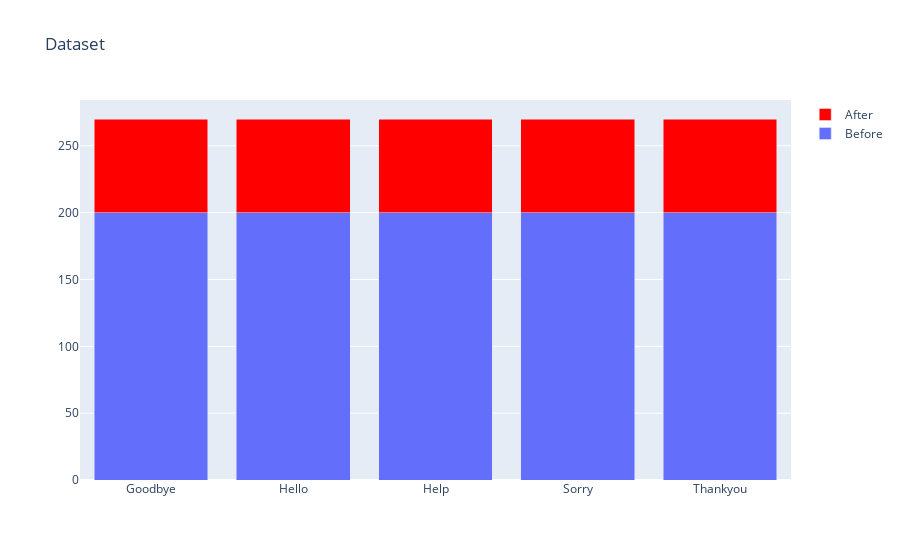

This figure's notebook cell:
### Code cell
import plotly.graph_objects as go

# Sample data
categories = ['Goodbye', 'Hello', 'Help', 'Sorry', 'Thankyou']
before_values = [200, 200, 200, 200, 200]
after_values = [70, 70, 70, 70, 70]

# Create traces
trace_before = go.Bar(
    x=categories,
    y=before_values,
    name='Before',
)
trace_after = go.Bar(
    x=categories,
    y=after_values,
    name='After',
    marker_color='rgb(255, 0, 0)'
)

# Create layout
layout = go.Layout(
    title='Dataset',
    barmode='stack',
)

# Create figure
fig = go.Figure(data=[trace_before, trace_after], layout=layout)

# Show plot
fig.show()

### Figure 1 — Plotly figure (JSON) as saved in the notebook; plotly's stock layout.template omitted (floating-point values rounded to 4 significant figures)
{"data": [{"name": "Before", "type": "bar", "x": ["Goodbye", "Hello", "Help", "Sorry", "Thankyou"], "y": [200, 200, 200, 200, 200]}, {"marker": {"color": "rgb(255, 0, 0)"}, "name": "After", "type": "bar", "x": ["Goodbye", "Hello", "Help", "Sorry", "Thankyou"], "y": [70, 70, 70, 70, 70]}], "layout": {"autosize": true, "barmode": "stack", "title": {"text": "Dataset"}, "xaxis": {"autorange": true, "range": [-0.5, 4.5], "type": "category"}, "yaxis": {"autorange": true, "range": [0, 284.2], "type": "linear"}}}
